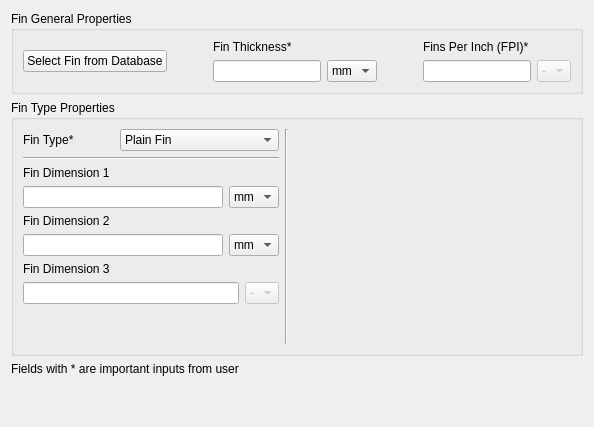
     <widget class="QWidget" name="Fins">
      <attribute name="title">
       <string>Fins</string>
      </attribute>
      <layout class="QVBoxLayout" name="verticalLayout_23">
       <item>
        <widget class="QGroupBox" name="FinTube_circuit_fin_general_group">
         <property name="title">
          <string>Fin General Properties</string>
         </property>
         <layout class="QHBoxLayout" name="horizontalLayout_23">
          <item>
           <widget class="QPushButton" name="Select_fin_button">
            <property name="text">
             <string>Select Fin from Database</string>
            </property>
           </widget>
          </item>
          <item>
           <spacer name="horizontalSpacer_16">
            <property name="orientation">
             <enum>Qt::Horizontal</enum>
            </property>
            <property name="sizeHint" stdset="0">
             <size>
              <width>40</width>
              <height>20</height>
             </size>
            </property>
           </spacer>
          </item>
          <item>
           <layout class="QVBoxLayout" name="verticalLayout_25">
            <item>
             <widget class="QLabel" name="FinTube_circuit_fin_t_label">
              <property name="text">
               <string>Fin Thickness*</string>
              </property>
             </widget>
            </item>
            <item>
             <layout class="QHBoxLayout" name="horizontalLayout_22">
              <item>
               <widget class="QLineEdit" name="FinTube_circuit_fin_t">
                <property name="maxLength">
                 <number>8</number>
                </property>
               </widget>
              </item>
              <item>
               <widget class="QComboBox" name="FinTube_circuit_fin_t_unit">
                <property name="currentIndex">
                 <number>2</number>
                </property>
                <item>
                 <property name="text">
                  <string>m</string>
                 </property>
                </item>
                <item>
                 <property name="text">
                  <string>cm</string>
                 </property>
                </item>
                <item>
                 <property name="text">
                  <string>mm</string>
                 </property>
                </item>
                <item>
                 <property name="text">
                  <string>ft</string>
                 </property>
                </item>
                <item>
                 <property name="text">
                  <string>in</string>
                 </property>
                </item>
               </widget>
              </item>
             </layout>
            </item>
           </layout>
          </item>
          <item>
           <spacer name="horizontalSpacer_9">
            <property name="orientation">
             <enum>Qt::Horizontal</enum>
            </property>
            <property name="sizeHint" stdset="0">
             <size>
              <width>40</width>
              <height>20</height>
             </size>
            </property>
           </spacer>
          </item>
          <item>
           <layout class="QVBoxLayout" name="verticalLayout_24">
            <item>
             <widget class="QLabel" name="FinTube_circuit_fin_FPI_label">
              <property name="text">
               <string>Fins Per Inch (FPI)*</string>
              </property>
             </widget>
            </item>
            <item>
             <layout class="QHBoxLayout" name="horizontalLayout_21">
              <item>
               <widget class="QLineEdit" name="FinTube_circuit_fin_FPI">
                <property name="maxLength">
                 <number>8</number>
                </property>
               </widget>
              </item>
              <item>
               <widget class="QComboBox" name="FinTube_circuit_fin_FPI_unit">
                <property name="enabled">
                 <bool>false</bool>
                </property>
                <item>
                 <property name="text">
                  <string>-</string>
                 </property>
                </item>
               </widget>
              </item>
             </layout>
            </item>
           </layout>
          </item>
         </layout>
        </widget>
       </item>
       <item>
        <widget class="QGroupBox" name="FinTube_circuit_fin_type_group">
         <property name="title">
          <string>Fin Type Properties</string>
         </property>
         <layout class="QHBoxLayout" name="horizontalLayout_28">
          <item>
           <layout class="QVBoxLayout" name="verticalLayout_30">
            <item>
             <layout class="QHBoxLayout" name="horizontalLayout_24">
              <item>
               <widget class="QLabel" name="FinTube_circuit_fin_type_label">
                <property name="text">
                 <string>Fin Type*</string>
                </property>
               </widget>
              </item>
              <item>
               <spacer name="horizontalSpacer_7">
                <property name="orientation">
                 <enum>Qt::Horizontal</enum>
                </property>
                <property name="sizeHint" stdset="0">
                 <size>
                  <width>40</width>
                  <height>20</height>
                 </size>
                </property>
               </spacer>
              </item>
              <item>
               <widget class="QComboBox" name="FinTube_circuit_fin_type">
                <item>
                 <property name="text">
                  <string>Plain Fin</string>
                 </property>
                </item>
                <item>
                 <property name="text">
                  <string>Wavy (Herringbone) Fin</string>
                 </property>
                </item>
                <item>
                 <property name="text">
                  <string>Slit Fin</string>
                 </property>
                </item>
                <item>
                 <property name="text">
                  <string>Louvered Fin</string>
                 </property>
                </item>
                <item>
                 <property name="text">
                  <string>Wavy-Louvered Fin</string>
                 </property>
                </item>
               </widget>
              </item>
             </layout>
            </item>
            <item>
             <layout class="QVBoxLayout" name="verticalLayout_29">
              <item>
               <layout class="QVBoxLayout" name="verticalLayout_27">
                <item>
                 <widget class="Line" name="line_7">
                  <property name="orientation">
                   <enum>Qt::Horizontal</enum>
                  </property>
                 </widget>
                </item>
                <item>
                 <widget class="QLabel" name="FinTube_circuit_fin_dim_1_label">
                  <property name="text">
                   <string>Fin Dimension 1</string>
                  </property>
                 </widget>
                </item>
                <item>
                 <layout class="QHBoxLayout" name="horizontalLayout_26">
                  <item>
                   <widget class="QLineEdit" name="FinTube_circuit_fin_dim_1">
                    <property name="maxLength">
                     <number>8</number>
                    </property>
                   </widget>
                  </item>
                  <item>
                   <widget class="QComboBox" name="FinTube_circuit_fin_dim_1_unit">
                    <property name="currentIndex">
                     <number>2</number>
                    </property>
                    <item>
                     <property name="text">
                      <string>m</string>
                     </property>
                    </item>
                    <item>
                     <property name="text">
                      <string>cm</string>
                     </property>
                    </item>
                    <item>
                     <property name="text">
                      <string>mm</string>
                     </property>
                    </item>
                    <item>
                     <property name="text">
                      <string>ft</string>
                     </property>
                    </item>
                    <item>
                     <property name="text">
                      <string>in</string>
                     </property>
                    </item>
                   </widget>
                  </item>
                 </layout>
                </item>
               </layout>
              </item>
              <item>
               <layout class="QVBoxLayout" name="verticalLayout_28">
                <item>
                 <widget class="QLabel" name="FinTube_circuit_fin_dim_2_label">
                  <property name="text">
                   <string>Fin Dimension 2</string>
                  </property>
                 </widget>
                </item>
                <item>
                 <layout class="QHBoxLayout" name="horizontalLayout_27">
                  <item>
                   <widget class="QLineEdit" name="FinTube_circuit_fin_dim_2">
                    <property name="maxLength">
                     <number>8</number>
                    </property>
                   </widget>
                  </item>
                  <item>
                   <widget class="QComboBox" name="FinTube_circuit_fin_dim_2_unit">
                    <property name="currentIndex">
                     <number>2</number>
                    </property>
                    <item>
                     <property name="text">
                      <string>m</string>
                     </property>
                    </item>
                    <item>
                     <property name="text">
                      <string>cm</string>
                     </property>
                    </item>
                    <item>
                     <property name="text">
                      <string>mm</string>
                     </property>
                    </item>
                    <item>
                     <property name="text">
                      <string>ft</string>
                     </property>
                    </item>
                    <item>
                     <property name="text">
                      <string>in</string>
                     </property>
                    </item>
                   </widget>
                  </item>
                 </layout>
                </item>
               </layout>
              </item>
              <item>
               <layout class="QVBoxLayout" name="verticalLayout_26">
                <item>
                 <widget class="QLabel" name="FinTube_circuit_fin_dim_3_label">
                  <property name="text">
                   <string>Fin Dimension 3</string>
                  </property>
                 </widget>
                </item>
                <item>
                 <layout class="QHBoxLayout" name="horizontalLayout_25">
                  <item>
                   <widget class="QLineEdit" name="FinTube_circuit_fin_dim_3">
                    <property name="maxLength">
                     <number>8</number>
                    </property>
                   </widget>
                  </item>
                  <item>
                   <widget class="QComboBox" name="FinTube_circuit_fin_dim_3_unit">
                    <property name="enabled">
                     <bool>false</bool>
                    </property>
                    <item>
                     <property name="text">
                      <string>-</string>
                     </property>
                    </item>
                   </widget>
                  </item>
                 </layout>
                </item>
               </layout>
              </item>
             </layout>
            </item>
            <item>
             <spacer name="verticalSpacer_3">
              <property name="orientation">
               <enum>Qt::Vertical</enum>
              </property>
              <property name="sizeHint" stdset="0">
               <size>
                <width>20</width>
                <height>40</height>
               </size>
              </property>
             </spacer>
            </item>
           </layout>
          </item>
          <item>
           <widget class="Line" name="line_5">
            <property name="orientation">
             <enum>Qt::Vertical</enum>
            </property>
           </widget>
          </item>
          <item>
           <spacer name="horizontalSpacer_5">
            <property name="orientation">
             <enum>Qt::Horizontal</enum>
            </property>
            <property name="sizeHint" stdset="0">
             <size>
              <width>40</width>
              <height>20</height>
             </size>
            </property>
           </spacer>
          </item>
          <item>
           <widget class="QLabel" name="FinTube_circuit_fin_type_image">
            <property name="text">
             <string/>
            </property>
            <property name="scaledContents">
             <bool>true</bool>
            </property>
           </widget>
          </item>
          <item>
           <spacer name="horizontalSpacer_6">
            <property name="orientation">
             <enum>Qt::Horizontal</enum>
            </property>
            <property name="sizeHint" stdset="0">
             <size>
              <width>40</width>
              <height>20</height>
             </size>
            </property>
           </spacer>
          </item>
         </layout>
        </widget>
       </item>
       <item>
        <widget class="QLabel" name="label">
         <property name="text">
          <string>Fields with * are important inputs from user</string>
         </property>
        </widget>
       </item>
       <item>
        <spacer name="verticalSpacer_7">
         <property name="orientation">
          <enum>Qt::Vertical</enum>
         </property>
         <property name="sizeHint" stdset="0">
          <size>
           <width>20</width>
           <height>40</height>
          </size>
         </property>
        </spacer>
       </item>
      </layout>
     </widget>
